Frame 1 (no input): blank canvas, image omitted
Frame 60 (the mouse pressed at the canvas centre just before this capture): blank canvas, image omitted
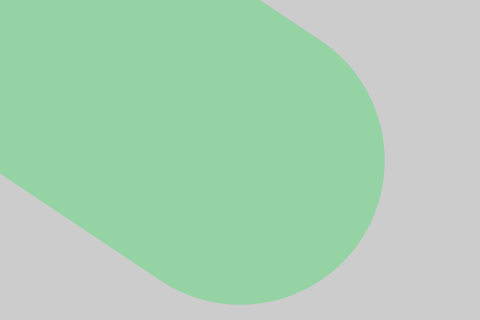
Frame 120 (the mouse held since frame 60 and released just before this capture)

The Processing sketch whose frames 1 and 60 were blank and that drew this single picture after the mouse press (run headless with seeded random() and noise(); from frame 60 on, the mouse is pressed at the canvas centre):

// Processing sketch: speed_weight
// ── speed_weight.pde
void setup(){
  size(480,320);
  stroke(0,50);
}
void draw(){
  float weight = dist(mouseX,mouseY,pmouseX,pmouseY);
  strokeWeight(weight);
  stroke(random(255),random(255),random(255));
  line(mouseX,mouseY,pmouseX,pmouseY);
}
